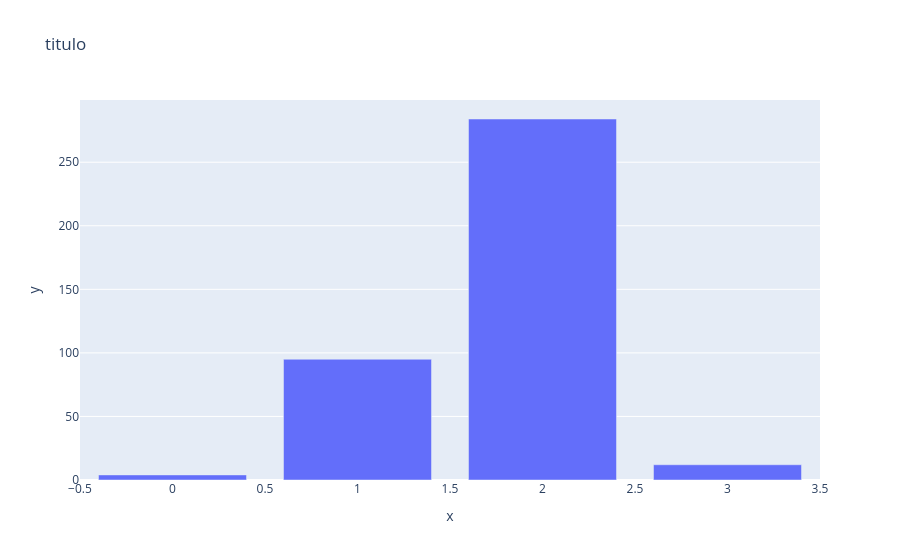

Notebook code cell kept with this figure:
### Markdown cell above
Respuesta:

### Code cell
filtr3 = area["tap"].value_counts()
fig = px.bar(
    data_frame = filtr3, x = filtr3.index, y = filtr3.values, title = "titulo")
fig.show()

### Figure 1 — Plotly figure (JSON) as saved in the notebook; plotly's stock layout.template omitted (floating-point values rounded to 4 significant figures)
{"data": [{"hovertemplate": "x=%{x}<br>y=%{y}<extra></extra>", "legendgroup": "", "marker": {"color": "#636efa", "pattern": {"shape": ""}}, "name": "", "orientation": "v", "showlegend": false, "textposition": "auto", "type": "bar", "x": [2, 1, 3, 0], "xaxis": "x", "y": [284, 95, 12, 4], "yaxis": "y"}], "layout": {"barmode": "relative", "legend": {"tracegroupgap": 0}, "title": {"text": "titulo"}, "xaxis": {"anchor": "y", "domain": [0, 1], "title": {"text": "x"}}, "yaxis": {"anchor": "x", "domain": [0, 1], "title": {"text": "y"}}}}
